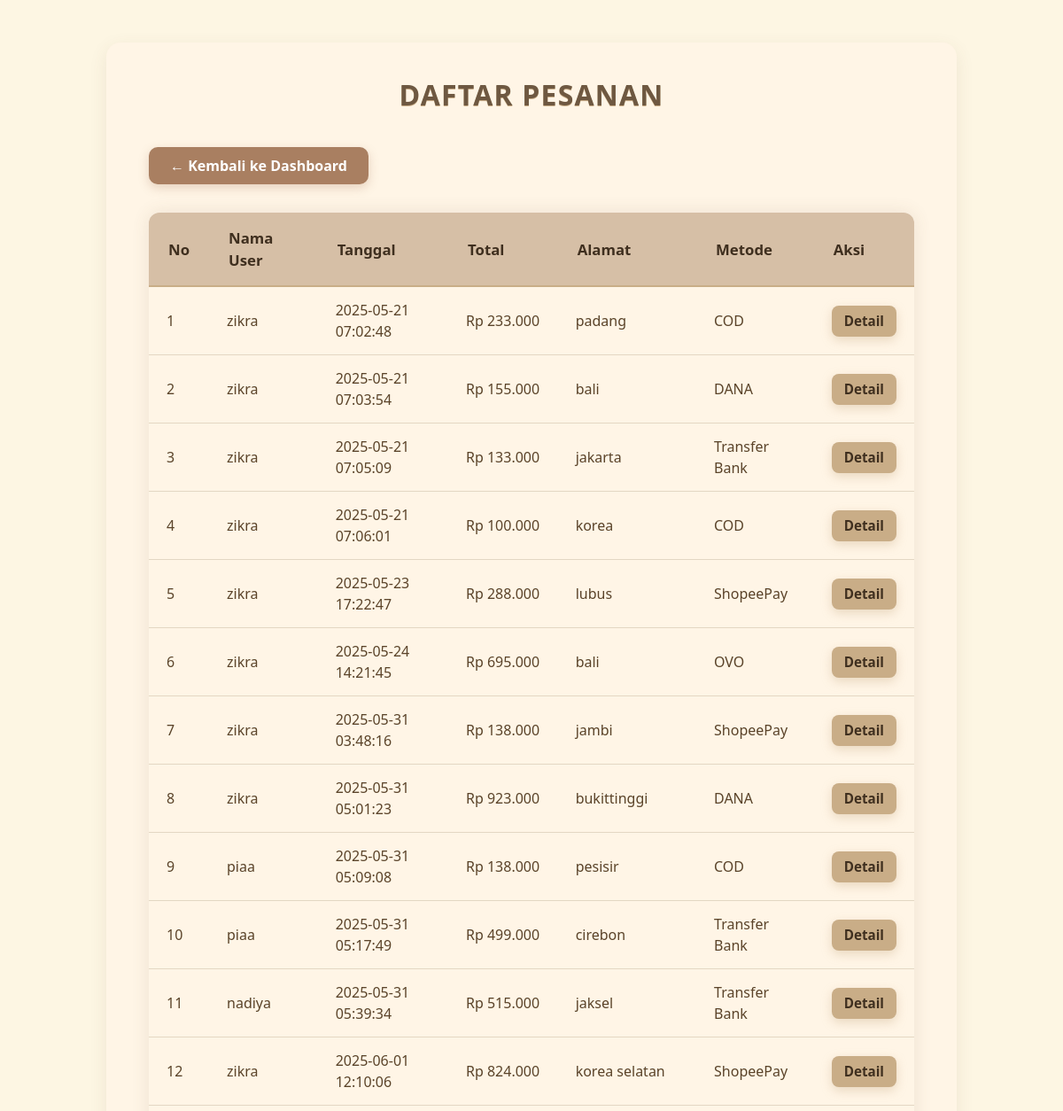
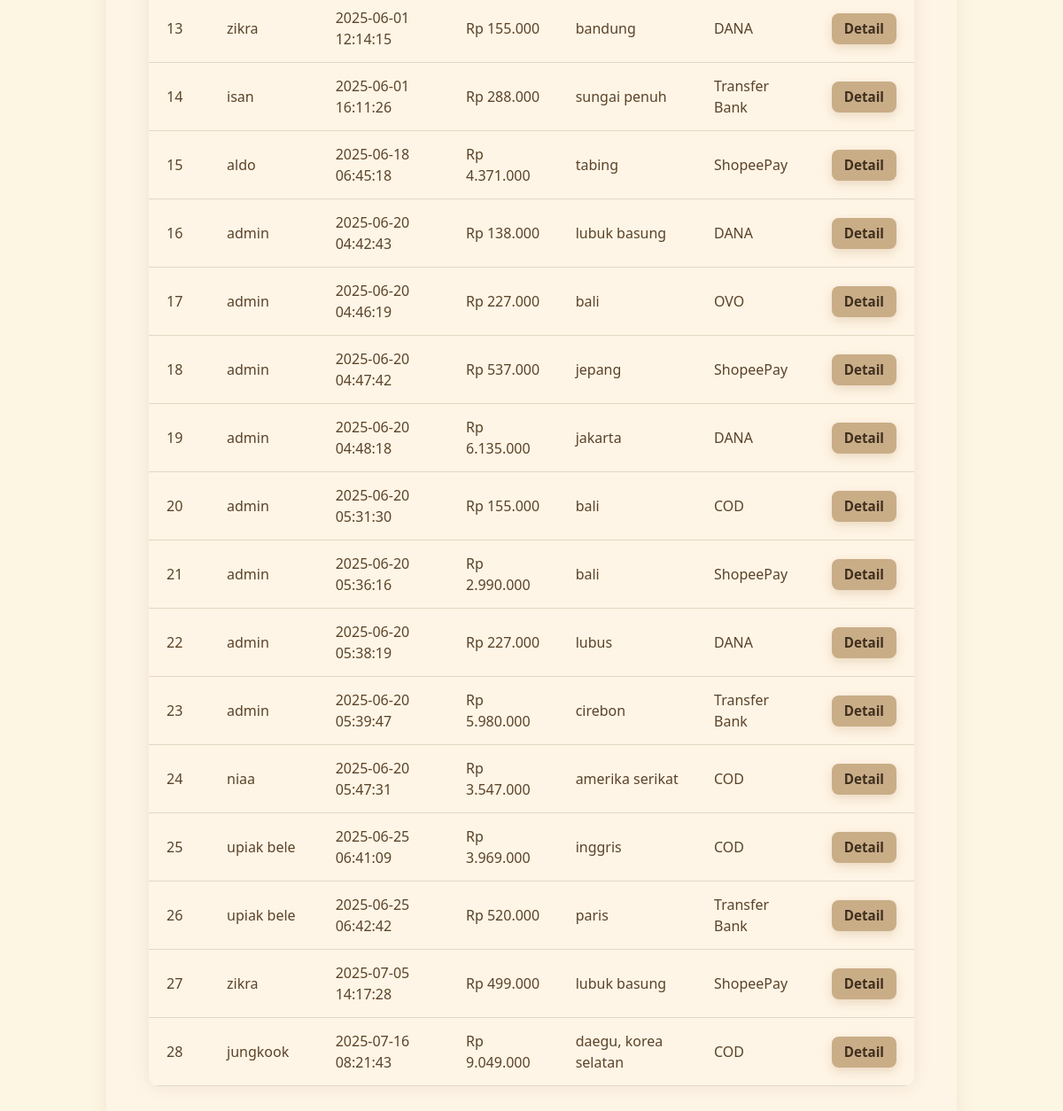
Page /kelola_pesanan.php (signed in) on the committed database (2 pictures, top to bottom).
### tables this page shows
CREATE TABLE IF NOT EXISTS `orders` (
  `id` int NOT NULL AUTO_INCREMENT,
  `user_id` int DEFAULT NULL,
  `tanggal` datetime DEFAULT NULL,
  `total` int DEFAULT NULL,
  `alamat` text,
  `metode` varchar(50) DEFAULT NULL,
  PRIMARY KEY (`id`)
);

CREATE TABLE IF NOT EXISTS `users` (
  `id` int NOT NULL AUTO_INCREMENT,
  `username` varchar(50) DEFAULT NULL,
  `password` varchar(255) DEFAULT NULL,
  `role` varchar(50) DEFAULT NULL,
  PRIMARY KEY (`id`)
);

### kelola_pesanan.php (the view, shortened to what this page needs)
<?php
include '../koneksi.php';
$query = "SELECT orders.id, orders.tanggal, orders.total, orders.alamat, orders.metode, users.username
          FROM orders
          JOIN users ON orders.user_id = users.id";
$result = mysqli_query($koneksi, $query);
?>
<!DOCTYPE html>
<html lang="id">
<head>
    <link href="https://cdn.jsdelivr.net/npm/bootstrap@5.3.0/dist/css/bootstrap.min.css" rel="stylesheet" />
</head>
<body>
    <div class="container">
        <h2>Daftar Pesanan</h2>
        <a href="dashboard.php" class="btn-back">&#8592; Kembali ke Dashboard</a>
        <table>
            <thead>
                <tr>
                    <th>No</th>
                    <th>Nama User</th>
                    <th>Tanggal</th>
                    <th>Total</th>
                    <th>Alamat</th>
                    <th>Metode</th>
                    <th>Aksi</th>
                </tr>
            </thead>
            <tbody>
                <?php $no = 1; while ($row = mysqli_fetch_assoc($result)) : ?>
                <tr>
                    <td><?= $no++; ?></td>
                    <td><?= htmlspecialchars($row['username']); ?></td>
                    <td><?= htmlspecialchars($row['tanggal']); ?></td>
                    <td>Rp <?= number_format($row['total'], 0, ',', '.'); ?></td>
                    <td><?= htmlspecialchars($row['alamat']); ?></td>
                    <td><?= htmlspecialchars($row['metode']); ?></td>
                    <td>
                        <a href="detail_pesanan.php?id=<?= $row['id']; ?>" class="btn-detail">Detail</a>
                    </td>
                </tr>
                <?php endwhile; ?>
            </tbody>
        </table>
    </div>
</body>
</html>

### kelola_pesanan.php (style rules this page uses)
body { background-color: #fdf6e3; color: #5a4329; font-family: 'Segoe UI', Tahoma, Geneva, Verdana, sans-serif; padding: 3rem 2rem; }
.container { max-width: 960px; margin: auto; background-color: #fff5e6; border-radius: 16px; box-shadow: 0 6px 20px rgba(107, 82, 57, 0.1); padding: 2.5rem 3rem; }
h2 { font-weight: 700; letter-spacing: 1.2px; margin-bottom: 2.5rem; text-align: center; color: #6e5841; text-transform: uppercase; user-select: none; text-shadow: 0 1px 0 #c9ad87; }
table { width: 100%; border-collapse: separate; border-spacing: 0; border-radius: 12px; overflow: hidden; box-shadow: 0 0 20px rgba(107, 82, 57, 0.12); font-size: 1rem; background-color: #fff5e6; color: #5a4329; }
thead tr { background-color: #d6bfa6; color: #3f2f1f; user-select: none; font-weight: 700; font-size: 1.05rem; }
thead th { padding: 16px 22px; text-align: left; border-bottom: 2px solid #c9ad87; }
tbody tr { transition: background-color 0.3s ease; cursor: default; }
tbody td { padding: 14px 20px; border-bottom: 1px solid #e3d7c3; vertical-align: middle; color: #5a4329; }
.btn-detail { background-color: #c9ad87; color: #3f2f1f; font-weight: 600; padding: 6px 14px; border: none; border-radius: 8px; box-shadow: 0 4px 12px rgba(201, 173, 135, 0.4); transition: background-color 0.3s ease, box-shadow 0.3s ease; font-size: 0.95rem; text-decoration: none; display: inline-block; }
.btn-back { background-color: #a97f61; color: #fff; font-weight: 600; padding: 0.55rem 1.5rem; border: none; border-radius: 10px; margin-bottom: 2rem; display: inline-block; text-decoration: none; transition: background-color 0.3s ease, box-shadow 0.3s ease; box-shadow: 0 4px 12px rgba(169, 127, 97, 0.3); }

### rows in the picture
orders: user.username "zikra", tanggal "2025-05-21 07:02:48", total "233.000", alamat "padang", metode "COD"
orders: user.username "zikra", tanggal "2025-05-21 07:03:54", total "155.000", alamat "bali", metode "DANA"
orders: user.username "zikra", tanggal "2025-05-21 07:05:09", total "133.000", alamat "jakarta", metode "Transfer Bank"
orders: user.username "zikra", tanggal "2025-05-21 07:06:01", total "100.000", alamat "korea", metode "COD"
orders: user.username "zikra", tanggal "2025-05-23 17:22:47", total "288.000", alamat "lubus", metode "ShopeePay"
orders: user.username "zikra", tanggal "2025-05-24 14:21:45", total "695.000", alamat "bali", metode "OVO"
orders: user.username "zikra", tanggal "2025-05-31 03:48:16", total "138.000", alamat "jambi", metode "ShopeePay"
orders: user.username "zikra", tanggal "2025-05-31 05:01:23", total "923.000", alamat "bukittinggi", metode "DANA"
orders: user.username "piaa", tanggal "2025-05-31 05:09:08", total "138.000", alamat "pesisir", metode "COD"
orders: user.username "piaa", tanggal "2025-05-31 05:17:49", total "499.000", alamat "cirebon", metode "Transfer Bank"
orders: user.username "nadiya", tanggal "2025-05-31 05:39:34", total "515.000", alamat "jaksel", metode "Transfer Bank"
orders: user.username "zikra", tanggal "2025-06-01 12:10:06", total "824.000", alamat "korea selatan", metode "ShopeePay"
orders: user.username "zikra", tanggal "2025-06-01 12:14:15", total "155.000", alamat "bandung", metode "DANA"
orders: user.username "isan", tanggal "2025-06-01 16:11:26", total "288.000", alamat "sungai penuh", metode "Transfer Bank"
orders: user.username "aldo", tanggal "2025-06-18 06:45:18", total "4.371.000", alamat "tabing", metode "ShopeePay"
orders: user.username "admin", tanggal "2025-06-20 04:42:43", total "138.000", alamat "lubuk basung", metode "DANA"
orders: user.username "admin", tanggal "2025-06-20 04:46:19", total "227.000", alamat "bali", metode "OVO"
orders: user.username "admin", tanggal "2025-06-20 04:47:42", total "537.000", alamat "jepang", metode "ShopeePay"
orders: user.username "admin", tanggal "2025-06-20 04:48:18", total "6.135.000", alamat "jakarta", metode "DANA"
orders: user.username "admin", tanggal "2025-06-20 05:31:30", total "155.000", alamat "bali", metode "COD"
orders: user.username "admin", tanggal "2025-06-20 05:36:16", total "2.990.000", alamat "bali", metode "ShopeePay"
orders: user.username "admin", tanggal "2025-06-20 05:38:19", total "227.000", alamat "lubus", metode "DANA"
orders: user.username "admin", tanggal "2025-06-20 05:39:47", total "5.980.000", alamat "cirebon", metode "Transfer Bank"
orders: user.username "niaa", tanggal "2025-06-20 05:47:31", total "3.547.000", alamat "amerika serikat", metode "COD"
orders: user.username "upiak bele", tanggal "2025-06-25 06:41:09", total "3.969.000", alamat "inggris", metode "COD"
orders: user.username "upiak bele", tanggal "2025-06-25 06:42:42", total "520.000", alamat "paris", metode "Transfer Bank"
orders: user.username "zikra", tanggal "2025-07-05 14:17:28", total "499.000", alamat "lubuk basung", metode "ShopeePay"
orders: user.username "jungkook", tanggal "2025-07-16 08:21:43", total "9.049.000", alamat "daegu, korea selatan", metode "COD"
